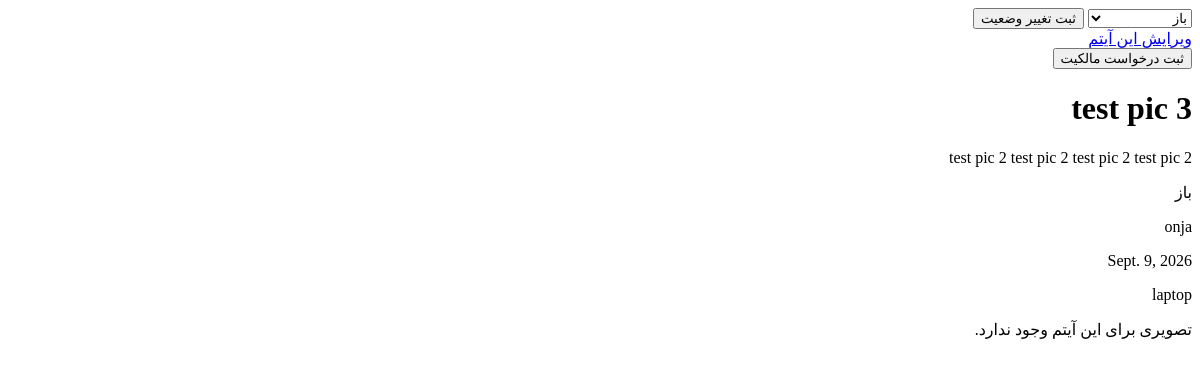
The app's page /item/18/ (signed in), older data.
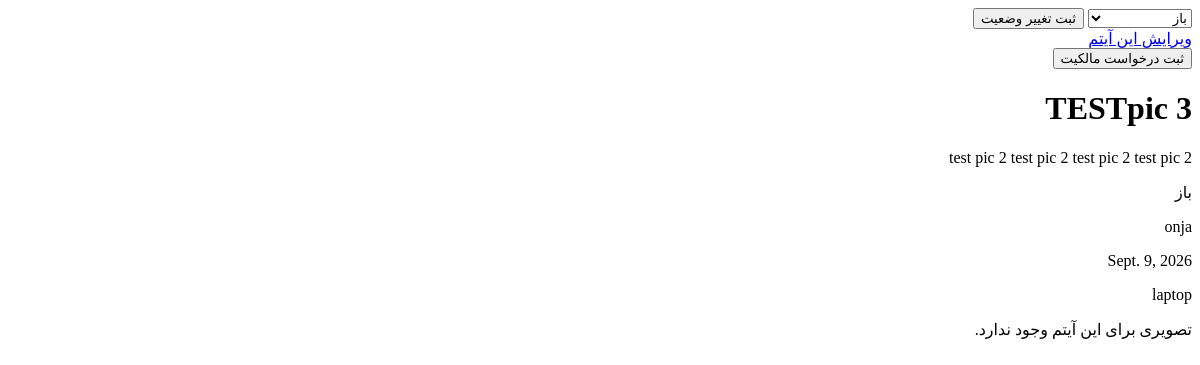
The same page, newer data.
### core/models.py (models this page shows, shortened)
class Item(models.Model):
    class Status(models.TextChoices):
        OPEN = "open", "باز"
        REVIEWING = "reviewing", "در حال بررسی"
        DELIVERED = "delivered", "تحویل داده شده"
        CLOSED = "closed", "بسته شده"
    title = models.CharField(max_length=128)
    description = models.TextField()
    location = models.CharField(max_length=200)
    event_date = models.DateField()
    created_at = models.DateTimeField(auto_now_add=True)
    category = models.ForeignKey(
        Category,
        on_delete=models.PROTECT,
        related_name='items_category'
    )
    status = models.CharField(
        max_length=20,
        choices=Status.choices,
        default=Status.OPEN
    )
    created_by = models.ForeignKey(
        User,
        on_delete=models.CASCADE,
        related_name='items_user'
    )
    image = models.ImageField(
        upload_to="items/",
        blank=True,
        null=True
    )

class Category(models.Model):
    title = models.CharField(max_length=100)
    def __str__(self):
        return self.title

### core/views.py (the view)
# urls.py: path("<int:pk>/", item_detail, name='item_detail'),
@login_required
def item_detail(requests, pk):
    item = get_object_or_404(
        Item,
        id=pk
    )
    return render(
        requests,
        "items/item_detail.html",
        {"item": item}
    )

### templates/items/item_detail.html (shortened to what this page needs)
{% extends "base.html" %}
{% block content %}
<form method="post" action="{% url 'change_status_item' item.id %}">
    <select name="status">
        <option value="open"
            {%if item.status == "open"%}
                selected
            {% endif %}
        >
            باز
        </option>
    </select>
    <button type="submit"> ثبت تغییر وضعیت </button>
</form>
<a href="{% url 'update_item' item.id %}"> ویرایش این آیتم </a>
{% if item.status == "open" %}
<form method="post">
    <button type="submit"> ثبت درخواست مالکیت </button>
</form>
{% endif %}
<h1> {{item.title}} </h1>
<p>  {{item.description}} </p>
<p>  {{item.get_status_display }} </p>
<p>  {{item.location }} </p>
<p>  {{item.event_date }} </p>
<p>  {{item.category }} </p>
{% if item.image %}
    <img src="{{item.image.url}}" alt="{{item.title}}"/>
{% else %}
    <p>تصویری برای این آیتم وجود ندارد.</p>
{% endif %}
{% endblock %}

Row changes from the older to the newer data that the page shows:
changed Item "test pic 2 test pic 2 test pic 2 test pic 2": title "test pic 3" → "TESTpic 3"
